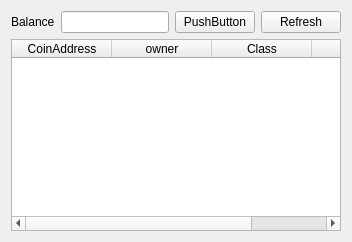
          <widget class="QWidget" name="tab_14">
           <attribute name="title">
            <string>Coins</string>
           </attribute>
           <layout class="QGridLayout" name="gridLayout_15">
            <item row="0" column="0">
             <layout class="QHBoxLayout" name="horizontalLayout_5">
              <item>
               <widget class="QLabel" name="label_2">
                <property name="text">
                 <string>Balance</string>
                </property>
               </widget>
              </item>
              <item>
               <widget class="QLineEdit" name="lineEdit"/>
              </item>
              <item>
               <widget class="QPushButton" name="balancetest">
                <property name="text">
                 <string>PushButton</string>
                </property>
               </widget>
              </item>
              <item>
               <widget class="QPushButton" name="coinsrefresh">
                <property name="text">
                 <string>Refresh</string>
                </property>
               </widget>
              </item>
             </layout>
            </item>
            <item row="1" column="0">
             <widget class="QTableWidget" name="coinsList">
              <property name="styleSheet">
               <string notr="true"/>
              </property>
              <column>
               <property name="text">
                <string>CoinAddress</string>
               </property>
              </column>
              <column>
               <property name="text">
                <string>owner</string>
               </property>
              </column>
              <column>
               <property name="text">
                <string>Class</string>
               </property>
              </column>
              <column>
               <property name="text">
                <string>Date</string>
               </property>
              </column>
             </widget>
            </item>
           </layout>
          </widget>
